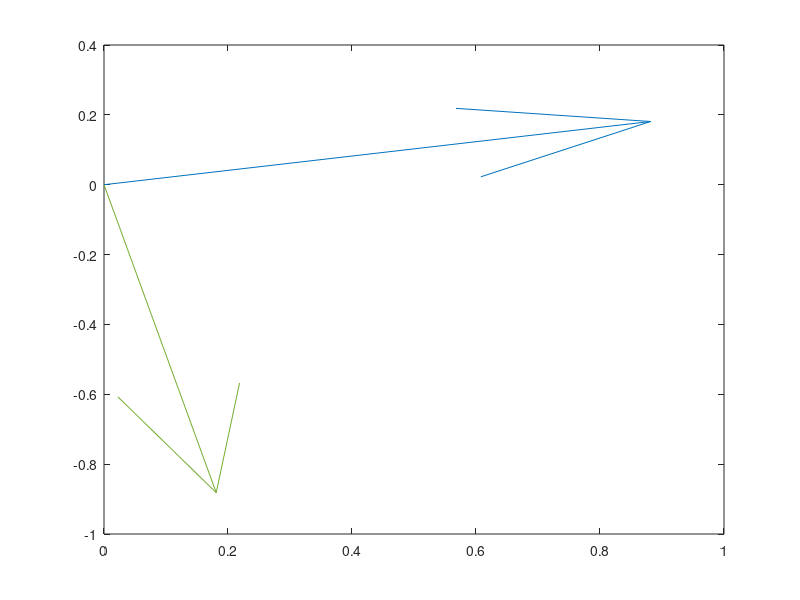
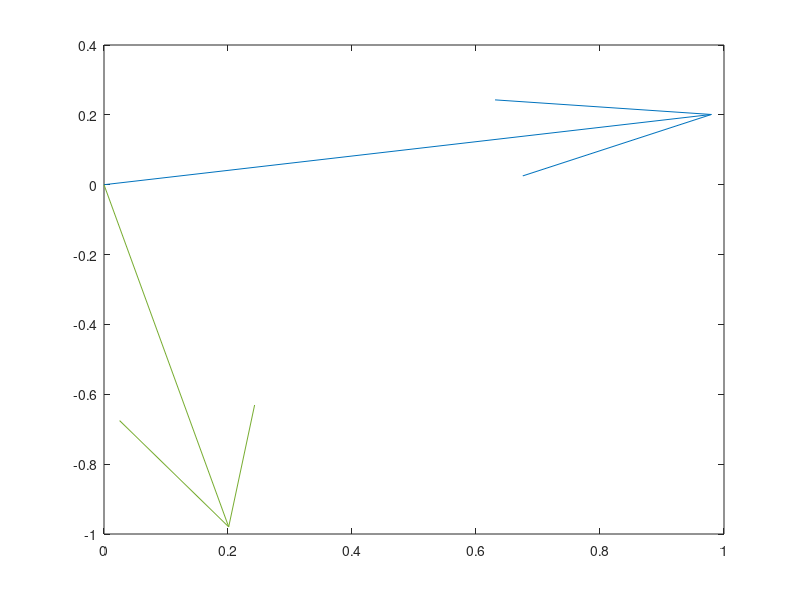
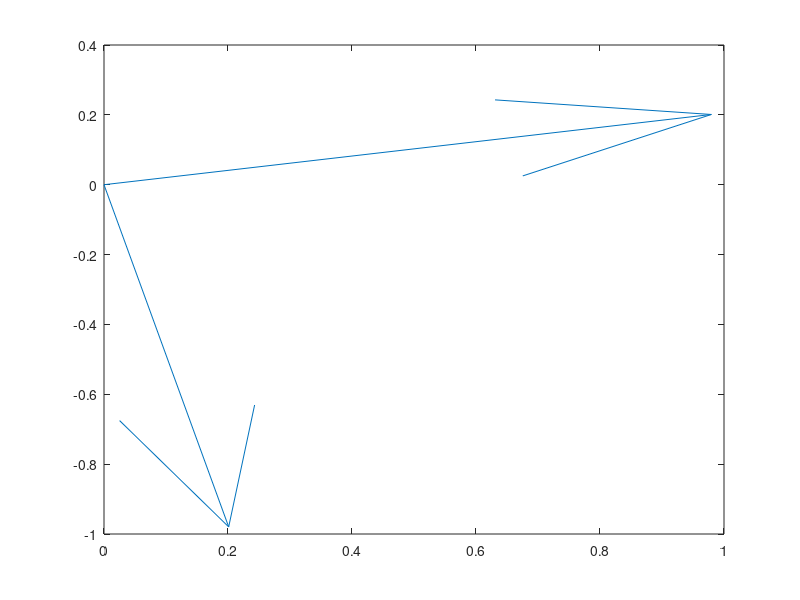

Write MATLAB code to recreate these figures, in order.
% Preambolo (non nel libro)
S=[1 3; 3 15];
[V,D]=eig(S);
% I due vettori v1 e v2 derivano dalle due colonne della matrice V

% Osservazione: come scritto nell'help della funzione quiver MATLAB
% aggiusta in automatico la lunghezza dei vettori. Per evitare il rescaling
% automatico bisogna specificare 'off' come ultimo argomento di quiver

%% Esempio di vettori ortogonali
a=0.9796;
b=0.2011;
v1=[a;b];
v2=[b;-a];
% Modo 1: disegno il primo vettore
quiver(0,0,a,b)
% hold('on') per fare in modo che il grafico successivo si sovrapponga al
% grafico precedente
hold('on')
% disegno il secondo vettore
quiver(0,0,b,-a)

%% Modo 2: un'unica chiamata a quiver
% Creo una nuova figura
figure
zer=zeros(2,1);
quiver(zer,zer,v1,v2)

% La funzione acosd ritorna la funzione inversa del coseno in gradi
theta=acosd(v1'*v2);
disp(['L''angolo tra i due vettori è ' num2str(theta) ' gradi'])
% m1=coefficiente angolare della retta che passa
% attraverso il primo vettore
m1=v1(2)/v1(1);
% m2=coefficiente angolare della retta che passa
% attraverso il secondo vettore
m2=v2(2)/v2(1);
% Verifico che m1=-1/m2
disp(['m1=' num2str(m1) '=-1/m2=' num2str(-1/m2)])


%% Esempio di vettori ortogonali (opzione 'off')  NON E' NEL TESTO
a=0.9796;
b=0.2011;
v1=[a;b];
v2=[b;-a];
% Modo 1: disegno il primo vettore
quiver(0,0,a,b,'off')
% hold('on') per fare in modo che il grafico successivo si sovrapponga al
% grafico precedente
hold('on')
% disegno il secondo vettore
quiver(0,0,b,-a,'off')

%% Modo 2: un'unica chiamata a quiver (opzione 'off')  NON E' NEL TESTO
% Creo una nuova figura
figure
zer=zeros(2,1);
quiver(zer,zer,v1,v2,'off')

% La funzione acosd ritorna la funzione inversa del coseno in gradi
theta=acosd(v1'*v2);
disp(['L''angolo tra i due vettori è ' num2str(theta) ' gradi'])
% m1=coefficiente angolare della retta che passa
% attraverso il primo vettore
m1=v1(2)/v1(1);
% m2=coefficiente angolare della retta che passa
% attraverso il secondo vettore
m2=v2(2)/v2(1);
% Verifico che m1=-1/m2
disp(['m1=' num2str(m1) '=-1/m2=' num2str(-1/m2)])


%% Coeff. di corr. lineare come prodotto scalare diviso prodotto delle norme
% n e p a piacere
rng(1)
n=100;
p=5;
X=randn(n,p);
Xtilde=X-mean(X);

% La riga di seguito implmenta l'ultima equazione di p. 347
disp("rij calcolato come prodotto scalare diviso prodotto delle nome")
i=2;
j=3;
rij=Xtilde(:,i)'*Xtilde(:,j)/(norm(Xtilde(:,i))*norm(Xtilde(:,j)));
